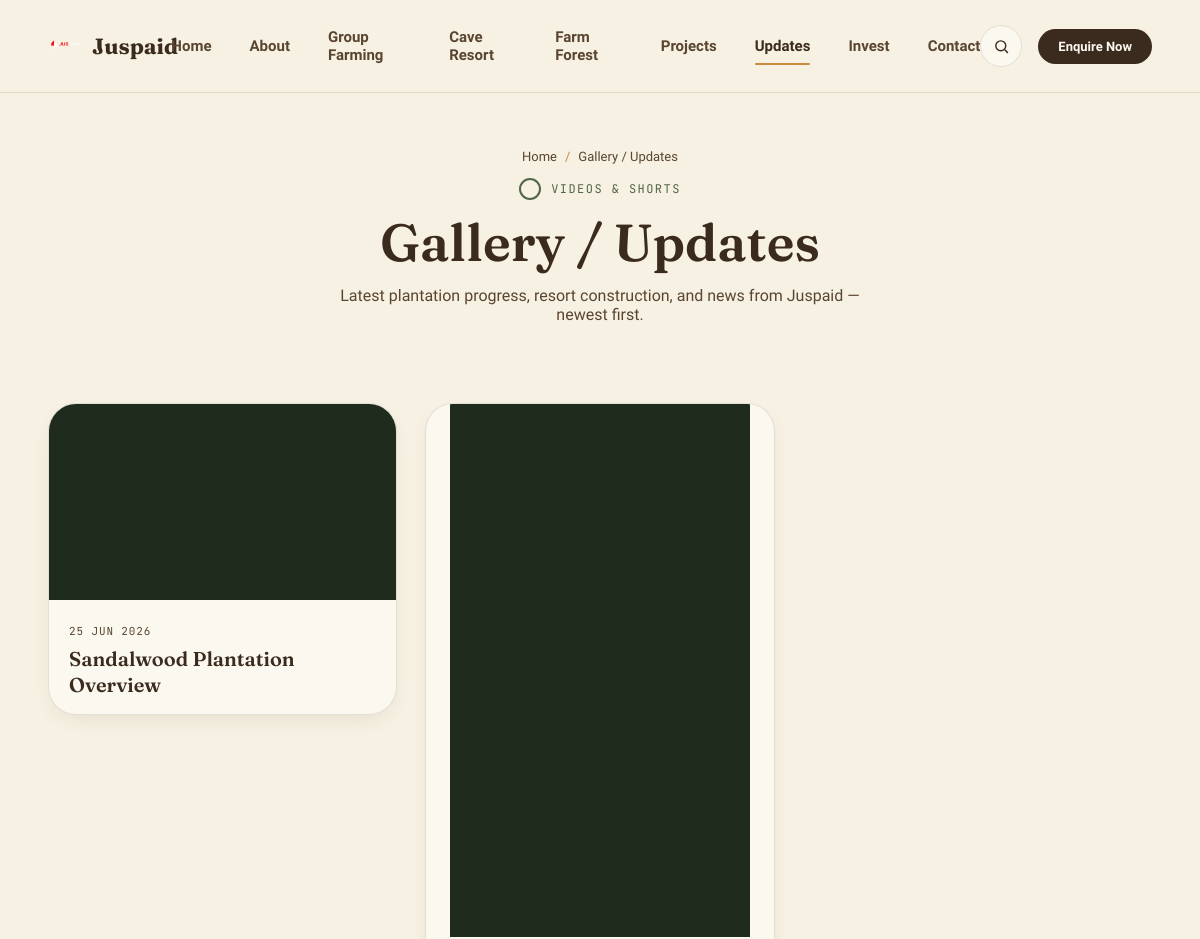
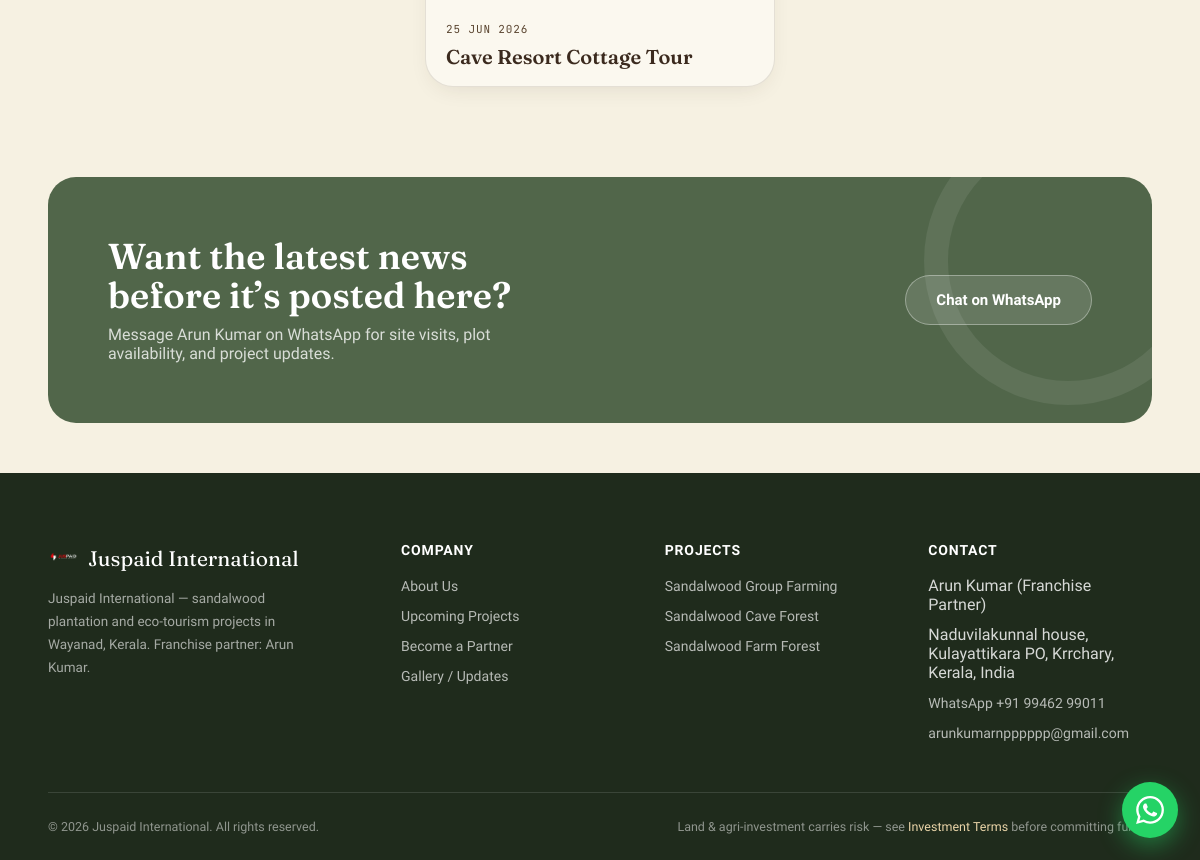
Page /gallery/ on the committed database (2 pictures, top to bottom).
### pages/models.py (models this page shows, shortened)
class GalleryUpdate(models.Model):
    title = models.CharField(max_length=200)
    video_url = models.TextField(
        help_text="Paste a YouTube link (watch, Shorts, youtu.be) or the full iframe embed code.",
    )
    youtube_id = models.CharField(max_length=11, editable=False, blank=True)
    is_short = models.BooleanField(
        default=False,
        editable=False,
        help_text="Detected automatically from Shorts URLs.",
    )
    is_published = models.BooleanField(default=True)
    created_at = models.DateTimeField(auto_now_add=True)
    updated_at = models.DateTimeField(auto_now=True)
    class Meta:
        ordering = ["-created_at"]
        verbose_name = "Gallery / Update"
        verbose_name_plural = "Gallery / Updates"
    @property
    def embed_src(self):
        if not self.youtube_id:
            return ""
        return f"https://www.youtube.com/embed/{self.youtube_id}"

### pages/views.py (the view)
# urls.py: path("gallery/", views.gallery, name="gallery"),
def gallery(request):
    updates = GalleryUpdate.objects.filter(is_published=True)
    return render(request, "pages/gallery.html", {"updates": updates})

### pages/contact_info.py (called while the page is built)
def whatsapp_url(text=""):
    base = f"https://wa.me/{WHATSAPP_PHONE}"
    if text:
        return f"{base}?text={quote(text)}"
    return base

### pages/context_processors.py (called while the page is built)
def site_contact(request):
    info = contact_context()
    return {
        "contact": info,
        "company_name": info["company_name"],
        "contact_name": info["contact_name"],
        "contact_role": info["contact_role"],
    }

### pages/templates/pages/gallery.html (shortened to what this page needs)
{% extends "pages/base.html" %}
{% block body_class %}motion-page page-inner{% endblock %}
{% block content %}
<section class="page-header">
  <div class="wrap" data-motion="reveal">
    <div class="breadcrumb"><a href="{% url 'home' %}">Home</a><span class="sep">/</span><span>Gallery / Updates</span></div>
    <span class="eyebrow" style="display:flex;justify-content:center;">Videos &amp; Shorts</span>
    <h1>Gallery / Updates</h1>
    <p>Latest plantation progress, resort construction, and news from Juspaid — newest first.</p>
  </div>
</section>
<section class="section section-tight">
  <div class="wrap">
    {% if updates %}
    <div class="updates-grid" data-motion-stagger>
      {% for item in updates %}
      <article class="update-card{% if item.is_short %} update-card--short{% endif %}">
        <div class="update-card__media update-card__video">
          <iframe
            src="{{ item.embed_src }}"
            title="{{ item.title }}"
            allow="accelerometer; autoplay; clipboard-write; encrypted-media; gyroscope; picture-in-picture; web-share"
            allowfullscreen
          ></iframe>
        </div>
        <div class="update-card__body" data-motion-child>
          <time class="update-card__date" datetime="{{ item.created_at|date:'c' }}">{{ item.created_at|date:"j M Y" }}</time>
          <h2 class="update-card__title">{{ item.title }}</h2>
        </div>
      </article>
      {% endfor %}
    </div>
    {% else %}
    <div class="updates-empty" data-motion="reveal">
      <p>No updates have been published yet. Check back soon for new videos and shorts from our projects.</p>
    </div>
    {% endif %}
  </div>
</section>
<div class="wrap" data-motion="reveal">
  <div class="cta-banner">
    <div>
      <h2>Want the latest news before it’s posted here?</h2>
      <p>Message {{ contact_name }} on WhatsApp for site visits, plot availability, and project updates.</p>
    </div>
    <a href="{{ contact.whatsapp_enquiry_url }}" class="btn btn-ghost-light" target="_blank" rel="noopener noreferrer">Chat on WhatsApp</a>
  </div>
</div>
{% endblock %}

### pages/templates/pages/base.html (shortened to what this page needs)
{% load static %}
<!DOCTYPE html>
<html lang="en">
<head>
<link rel="stylesheet" href="{% static 'css/main.css' %}">
<link rel="stylesheet" href="{% static 'css/mobile.css' %}">
<link rel="stylesheet" href="{% static 'css/motion.css' %}">
</head>
<body class="{% block body_class %}{% endblock %}" data-whatsapp-phone="{{ contact.whatsapp_phone }}" data-company-name="{{ company_name }}">
<header class="site-header">
  <div class="wrap">
    <a href="{% url 'home' %}" class="logo">
      <img class="mark" src="{% static 'img/logo.png' %}" alt="">
      Juspaid
    </a>
    <nav class="main-nav">
      <a href="{% url 'home' %}" class="{% if request.resolver_match.url_name == 'home' %}active{% endif %}">Home</a>
      <a href="{% url 'about' %}" class="{% if request.resolver_match.url_name == 'about' %}active{% endif %}">About</a>
      <a href="{% url 'group_farming' %}" class="{% if request.resolver_match.url_name == 'group_farming' %}active{% endif %}">Group Farming</a>
      <a href="{% url 'cave_resort' %}" class="{% if request.resolver_match.url_name == 'cave_resort' %}active{% endif %}">Cave Resort</a>
      <a href="{% url 'farm_forest' %}" class="{% if request.resolver_match.url_name == 'farm_forest' %}active{% endif %}">Farm Forest</a>
      <a href="{% url 'projects' %}" class="{% if request.resolver_match.url_name == 'projects' %}active{% endif %}">Projects</a>
      <a href="{% url 'gallery' %}" class="{% if request.resolver_match.url_name == 'gallery' %}active{% endif %}">Updates</a>
      <a href="{% url 'invest' %}" class="{% if request.resolver_match.url_name == 'invest' %}active{% endif %}">Invest</a>
      <a href="{% url 'contact' %}" class="{% if request.resolver_match.url_name == 'contact' %}active{% endif %}">Contact</a>
    </nav>
    <div class="header-actions">
      <span class="icon-btn" title="Search">
        <svg width="17" height="17" viewBox="0 0 24 24" fill="none" stroke="currentColor" stroke-width="2"><circle cx="11" cy="11" r="7"/><line x1="21" y1="21" x2="16.65" y2="16.65"/></svg>
      </span>
      <a href="{{ contact.whatsapp_enquiry_url }}" class="btn btn-dark btn-sm btn-enquire" target="_blank" rel="noopener noreferrer"><span class="enquire-short">Enquire</span><span class="enquire-long">Enquire Now</span></a>
    </div>
  </div>
</header>
<main>
{% block content %}{% endblock %}
</main>
<footer class="site-footer">
  <div class="wrap">
    <div class="footer-grid">
      <div>
        <div class="footer-logo"><img class="mark" src="{% static 'img/logo.png' %}" alt=""> Juspaid International</div>
        <p class="about-text">{{ company_name }} — sandalwood plantation and eco-tourism projects in Wayanad, Kerala. Franchise partner: {{ contact_name }}.</p>
      </div>
      <div>
        <h4>Company</h4>
        <ul>
          <li><a href="{% url 'about' %}">About Us</a></li>
          <li><a href="{% url 'projects' %}">Upcoming Projects</a></li>
          <li><a href="{% url 'invest' %}">Become a Partner</a></li>
          <li><a href="{% url 'gallery' %}">Gallery / Updates</a></li>
        </ul>
      </div>
      <div>
        <h4>Projects</h4>
        <ul>
          <li><a href="{% url 'group_farming' %}">Sandalwood Group Farming</a></li>
          <li><a href="{% url 'cave_resort' %}">Sandalwood Cave Forest</a></li>
          <li><a href="{% url 'farm_forest' %}">Sandalwood Farm Forest</a></li>
        </ul>
      </div>
      <div>
        <h4>Contact</h4>
        <ul>
          <li>{{ contact_name }} ({{ contact_role }})</li>
          <li>{{ contact.address_full }}</li>
          <li><a href="{{ contact.whatsapp_enquiry_url }}" target="_blank" rel="noopener noreferrer">WhatsApp {{ contact.whatsapp_display }}</a></li>
          <li><a href="mailto:{{ contact.email }}">{{ contact.email }}</a></li>
        </ul>
      </div>
    </div>
    <div class="footer-bottom">
      <span>© {% now "Y" %} Juspaid International. All rights reserved.</span>
      <span>Land &amp; agri-investment carries risk — see <a href="{% url 'invest' %}" style="color:var(--turmeric-lt);">Investment Terms</a> before committing funds.</span>
    </div>
  </div>
</footer>
<a href="{{ contact.whatsapp_enquiry_url }}" class="whatsapp-float" target="_blank" rel="noopener noreferrer" aria-label="Chat on WhatsApp with {{ contact_name }}">
</a>
</body>
</html>

### static/css/mobile.css (style rules this page uses)
[data-motion="reveal"]:not(.wrap), [data-motion-child], .motion-bridge:not(.wrap) { max-width: 100%; }

### static/css/motion.css (style rules this page uses)
:root { --motion-duration-instant: 120ms; --motion-duration-fast: 280ms; --motion-duration-base: 520ms; --motion-duration-slow: 780ms; --motion-ease-out: cubic-bezier(0.22, 1, 0.36, 1); --motion-ease-in-out: cubic-bezier(0.65, 0, 0.35, 1); --motion-ease-spring: cubic-bezier(0.34, 1.28, 0.64, 1); --motion-distance-xs: 8px; --motion-distance-sm: 14px; --motion-distance-md: 24px; --motion-distance-lg: 40px; --motion-distance-xl: 56px; --motion-blur: 6px; --motion-stagger-step: 0.07; --motion-lerp-reveal: 0.11; --motion-reveal-start: 0.92; --motion-reveal-end: 0.38; }
[data-motion="reveal"] { --motion-p: 0; opacity: 1; transform: translate3d( 0, calc((1 - var(--motion-p)) * var(--motion-distance-lg)), 0 ); will-change: transform; }
[data-motion-child] { --motion-p: 0; opacity: 1; transform: translate3d( 0, calc((1 - var(--motion-p)) * var(--motion-distance-md)), 0 ); will-change: transform; }
[data-motion-stagger] [data-motion-child]:nth-child(2) { --motion-delay: 1; }
.video-frame, .update-card__video, .map-frame { transform: none !important; isolation: isolate; }
.video-frame iframe, .update-card__video iframe, .map-frame iframe { transform: none !important; }

### rows in the picture
GalleryUpdate: created_at "25 JUN 2026", title "Sandalwood Plantation Overview"
GalleryUpdate: created_at "25 JUN 2026", title "Cave Resort Cottage Tour"

### other values in the picture
{{ contact_name }} "Arun Kumar"
{{ company_name }} "Juspaid International"
{{ contact_role }} "Franchise Partner"
{{ contact.address_full }} "Naduvilakunnal house, Kulayattikara PO, Krrchary, Kerala, India"
{{ contact.whatsapp_display }} "+91 99462 99011"
{{ contact.email }} "arunkumarnpppppp@gmail.com"
